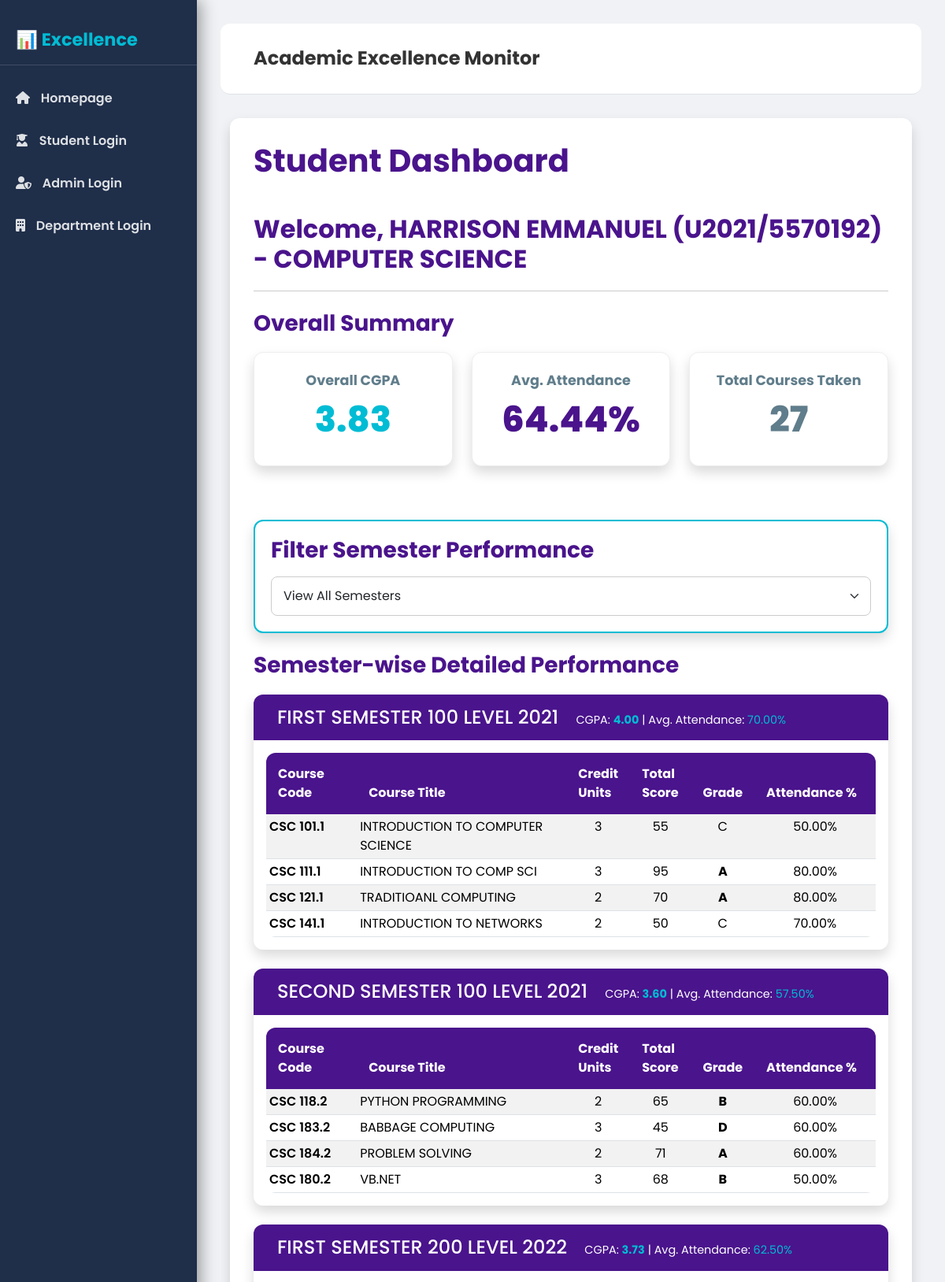
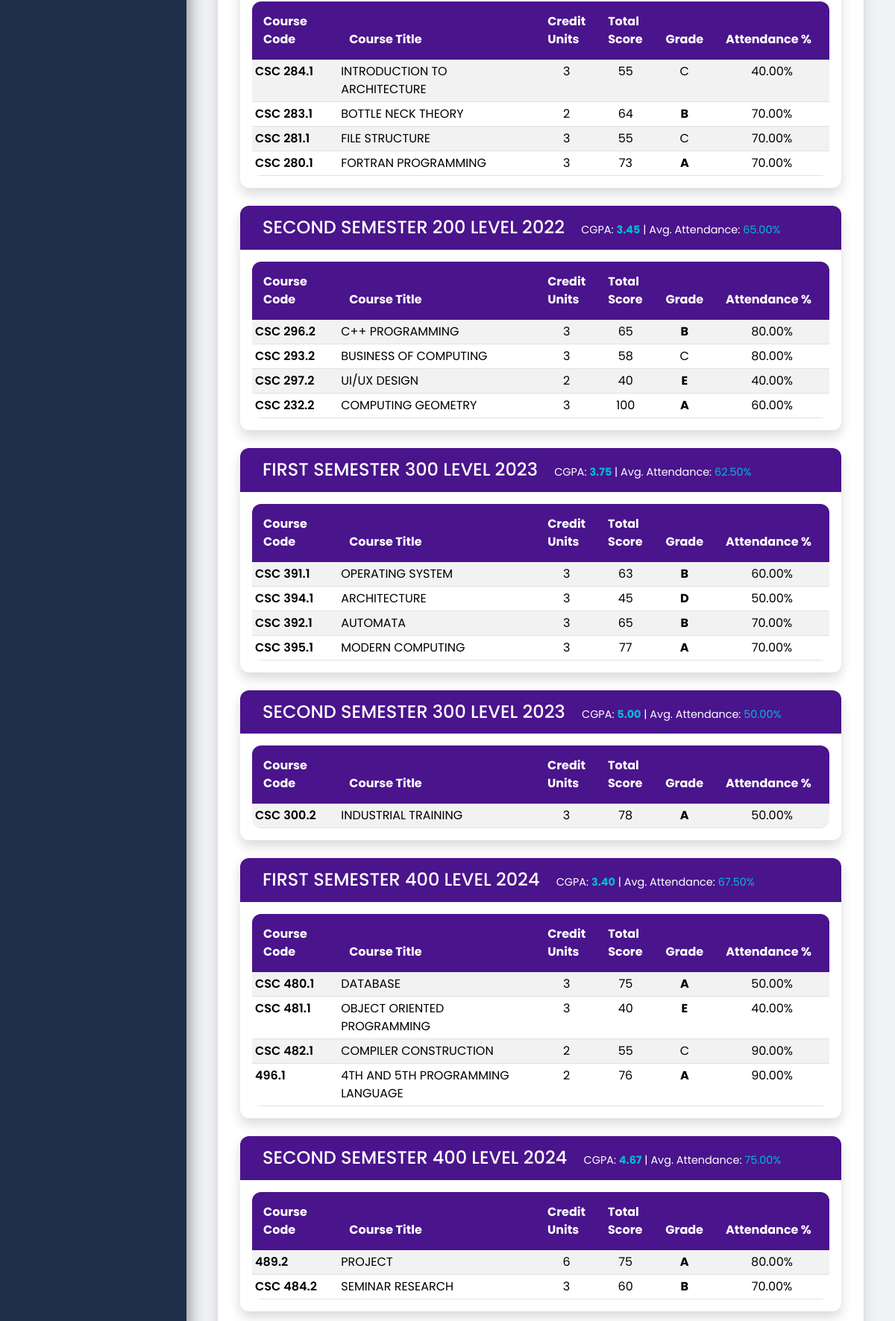
Page /student/dashboard/ (signed in, upper part) on the committed database (2 pictures, top to bottom).
### performance_monitoring/models.py (models this page shows, shortened)
class Student(models.Model):
    student_id = models.CharField(max_length=20, unique=True)
    name = models.CharField(max_length=100)
    email = models.EmailField(unique=True)
    phone_number = models.CharField(max_length=15, blank=True, null=True)
    department = models.ForeignKey(Department, on_delete=models.CASCADE)
    custom_password = models.CharField(max_length=128, blank=True, null=True)

class Department(models.Model):
    name = models.CharField(max_length=100, unique=True)

class Semester(models.Model):
    name = models.CharField(max_length=50)
    academic_year = models.IntegerField()
    start_date = models.DateField(null=True, blank=True)
    end_date = models.DateField(null=True, blank=True)
    class Meta:
        unique_together = ('name', 'academic_year')
        ordering = ['academic_year', 'start_date']

class Enrollment(models.Model):
    student = models.ForeignKey(Student, on_delete=models.CASCADE)
    course = models.ForeignKey(Course, on_delete=models.CASCADE)
    semester = models.ForeignKey(Semester, on_delete=models.CASCADE)
    enrollment_date = models.DateField(auto_now_add=True)
    classes_attended = models.IntegerField(default=0, help_text="Number of classes attended (out of 10)")
    ca_score = models.IntegerField(default=0, validators=[MaxValueValidator(30)], help_text="Continuous Assessment Score (max 30)")
    exam_score = models.IntegerField(default=0, validators=[MaxValueValidator(70)], help_text="Exam Score (max 70)")
    class Meta:
        unique_together = ('student', 'course', 'semester')
    @property
    def attendance_percentage(self):
        if self.classes_attended is not None:
            return (self.classes_attended / 10) * 100
        return 0.0
    @property
    def total_score(self):
        return self.ca_score + self.exam_score
    @property
    def grade(self):
        total = self.total_score
        if 40 <= total <= 44:
            return 'E'
        elif 45 <= total <= 49:
            return 'D'
        elif 50 <= total <= 59:
            return 'C'
        elif 60 <= total <= 69:
            return 'B'
        elif 70 <= total <= 100:
            return 'A'
        else:
            return 'F' # You might want to adjust the default for scores outside the range

class Course(models.Model):
    course_code = models.CharField(max_length=10, unique=True)
    course_title = models.CharField(max_length=200)
    credit_unit = models.IntegerField()
    department = models.ForeignKey(Department, on_delete=models.CASCADE)
    semester = models.ForeignKey(Semester, on_delete=models.CASCADE)

### performance_monitoring/views.py (the view)
# urls.py: path('student/dashboard/', views.student_dashboard, name='student_dashboard'),
def student_dashboard(request, student_id=None):
    if student_id:
        try:
            student = Student.objects.get(student_id=student_id)
        except Student.DoesNotExist:
            messages.error(request, f"Student with ID {student_id} not found.")
            return redirect('department_dashboard')
    else:
        session_student_id = request.session.get('student_id')
        if not session_student_id:
            messages.error(request, "Please log in to view your dashboard.")
            return redirect('student_login')
        try:
            student = Student.objects.get(student_id=session_student_id)
        except Student.DoesNotExist:
            messages.error(request, "Student not found. Please log in again.")
            return redirect('student_login')
    enrollments = Enrollment.objects.filter(student=student).order_by('semester__academic_year', 'semester__name')
    semester_data_raw = {}
    course_performance_data = [] # For the Chart (JSON)
    overall_total_credit_units = 0
    overall_weighted_grade_points = 0
    overall_total_attendance_percentage_sum = 0
    total_enrollments_for_attendance_avg = 0
    total_unique_courses = set() # For Total Courses Count
    for enrollment in enrollments:
        semester = enrollment.semester
        current_total_score = enrollment.total_score
        grade_point = get_grade_point(current_total_score)
        if semester not in semester_data_raw:
            semester_data_raw[semester] = {
                'enrollments': [],
                'total_credit_units': 0,
                'weighted_grade_points': 0,
                'total_attendance': 0,
                'num_courses': 0,
            }
        semester_data_raw[semester]['enrollments'].append(enrollment)
        if current_total_score is not None and enrollment.course.credit_unit > 0:
            semester_data_raw[semester]['total_credit_units'] += enrollment.course.credit_unit
            semester_data_raw[semester]['weighted_grade_points'] += grade_point * enrollment.course.credit_unit
            overall_total_credit_units += enrollment.course.credit_unit
            overall_weighted_grade_points += grade_point * enrollment.course.credit_unit
        semester_data_raw[semester]['total_attendance'] += enrollment.attendance_percentage
        semester_data_raw[semester]['num_courses'] += 1
        overall_total_attendance_percentage_sum += enrollment.attendance_percentage
        total_enrollments_for_attendance_avg += 1
        total_unique_courses.add(enrollment.course.pk)
        course_performance_data.append({
            'course_code': enrollment.course.course_code,
            'total_score': float(current_total_score) if current_total_score is not None else 0.0,
            'attendance_percentage': float(enrollment.attendance_percentage),
        })
    processed_semester_data = {}
    sorted_semesters = sorted(semester_data_raw.keys(), key=lambda s: (s.academic_year, s.start_date if s.start_date else 0))
    for semester in sorted_semesters:
        data = semester_data_raw[semester]
        processed_semester_data[semester] = {
            'enrollments': data['enrollments'],
            'cgpa': (data['weighted_grade_points'] / data['total_credit_units']) if data['total_credit_units'] > 0 else 0,
            'average_attendance': (data['total_attendance'] / data['num_courses']) if data['num_courses'] > 0 else 0,
        }
    overall_cgpa = (overall_weighted_grade_points / overall_total_credit_units) if overall_total_credit_units > 0 else 0
    overall_average_attendance = (overall_total_attendance_percentage_sum / total_enrollments_for_attendance_avg) if total_enrollments_for_attendance_avg > 0 else 0
    context = {
        'student': student,
        'semester_data': processed_semester_data,
        'overall_cgpa': overall_cgpa,
        'overall_average_attendance': overall_average_attendance,
        'total_unique_courses': len(total_unique_courses),
        'course_performance_data_json': json.dumps(course_performance_data),
        'is_admin_view': student_id and request.session.get('department_id') # Flag for showing 'Back to Dashboard' etc.
    }
    return render(request, 'performance_monitoring/student_dashboard.html', context)

### performance_monitoring/views.py (called while the page is built)
def get_grade_point(total_score):
    if total_score is None:
        return 0
    if 70 <= total_score <= 100:
        return 5
    elif 60 <= total_score <= 69:
        return 4
    elif 50 <= total_score <= 59:
        return 3
    elif 45 <= total_score <= 49:
        return 2
    elif 40 <= total_score <= 44:
        return 1
    else:
        return 0

### performance_monitoring/templates/performance_monitoring/student_dashboard.html (shortened to what this page needs)
{% extends "performance_monitoring/base.html" %}
{% block content %}
<div class="content-card">
    <div class="d-flex justify-content-between align-items-center mb-4">
        <h1>Student Dashboard</h1>
    </div>
    <h2 style="color: var(--primary-color);">Welcome, {{ student.name }} ({{ student.student_id }}) - {{ student.department.name }}</h2>
    <hr>
    <h3 class="mt-4">Overall Summary</h3>
    <div class="row mb-5">
        <div class="col-md-4">
            <div class="data-box cgpa">
                <h3>Overall CGPA</h3>
                <p class="{% if overall_cgpa >= 4.0 %}gpa-excellent{% elif overall_cgpa >= 3.0 %}gpa-good{% else %}gpa-poor{% endif %}">
                    {{ overall_cgpa|floatformat:2 }}
                </p>
            </div>
        </div>
        <div class="col-md-4">
            <div class="data-box attendance">
                <h3>Avg. Attendance</h3>
                <p class="{% if overall_average_attendance >= 75 %}gpa-excellent{% elif overall_average_attendance >= 60 %}gpa-good{% else %}gpa-poor{% endif %}">
                    {{ overall_average_attendance|floatformat:2 }}%
                </p>
            </div>
        </div>
        <div class="col-md-4">
            <div class="data-box total">
                <h3>Total Courses Taken</h3>
                <p style="color: var(--neutral-color);">{{ total_unique_courses }}</p>
            </div>
        </div>
    </div>
    <div class="content-card mb-4" style="padding: 20px; border: 2px solid var(--secondary-color);">
        <h3 class="mb-3" style="color: var(--primary-color);">Filter Semester Performance</h3>
        <select id="semester-filter" class="form-select w-100">
            <option value="all">View All Semesters</option>
        </select>
    </div>
    <h3 class="mt-4">Semester-wise Detailed Performance</h3>
    <div id="semester-details">
        {% for semester, data in semester_data.items %}
        <div class="semester-card content-card mb-4 p-0" id="semester-{{ forloop.counter }}">
            <div style="background-color: var(--primary-color); color: var(--text-light); padding: 15px 30px; border-radius: 12px 12px 0 0;">
                <h4 class="mb-0">
                    {{ semester.name }} {{ semester.academic_year }}
                    <small class="ms-3" style="font-size: 0.9rem; font-weight: 400;">
                        CGPA: <span class="{% if data.cgpa >= 4.0 %}gpa-excellent{% elif data.cgpa >= 3.0 %}gpa-good{% else %}gpa-poor{% endif %}" style="color: var(--secondary-color);">{{ data.cgpa|floatformat:2 }}</span> |
                        Avg. Attendance: <span style="color: var(--secondary-color);">{{ data.average_attendance|floatformat:2 }}%</span>
                    </small>
                </h4>
            </div>
            <div class="table-responsive p-3">
                <table class="table table-sm table-striped table-hover table-modern mb-0">
                    <thead>
                        <tr>
                            <th>Course Code</th>
                            <th>Course Title</th>
                            <th>Credit Units</th>
                            <th>Total Score</th>
                            <th>Grade</th>
                            <th>Attendance %</th>
                        </tr>
                    </thead>
                    <tbody>
                        {% for enrollment in data.enrollments %}
                        <tr>
                            <td style="width: 15%; font-weight: 600;">{{ enrollment.course.course_code }}</td>
                            <td style="width: 35%;">{{ enrollment.course.course_title }}</td>
                            <td style="width: 10%; text-align: center;">{{ enrollment.course.credit_unit }}</td>
                            <td style="width: 10%; text-align: center;">{{ enrollment.total_score|default:"N/A" }}</td>
                            <td style="width: 10%; text-align: center;" class="grade-{{ enrollment.grade }}">
                                {{ enrollment.grade }}
                            </td>
                            <td style="width: 20%; text-align: center;">{{ enrollment.attendance_percentage|floatformat:2 }}%</td>
                        </tr>
                        {% endfor %}
                    </tbody>
                </table>
            </div>
        </div>
        {% endfor %}
    </div>
</div>
{% endblock %}

### performance_monitoring/static/css/style.css (style rules this page uses)
:root { --primary-color: #4A148C; --secondary-color: #00BCD4; --background-light: #F0F2F5; --sidebar-bg: #1F2E49; --content-bg: #FFFFFF; --text-dark: #333333; --text-light: #FFFFFF; --shadow-deep: 0 8px 16px rgba(0, 0, 0, 0.15); --border-radius-large: 12px; --success-color: #4CAF50; --danger-color: #E91E63; --neutral-color: #607D8B; }
body { font-family: 'Poppins', sans-serif; background-color: var(--background-light); color: var(--text-dark); }
.content-card { background: var(--content-bg); border-radius: var(--border-radius-large); box-shadow: var(--shadow-deep); padding: 30px; margin-bottom: 30px; }
h1, h2, h3 { font-weight: 700; color: var(--primary-color); margin-bottom: 20px; }
.form-control, .form-select { border-radius: 8px; border: 1px solid #ccc; padding: 12px 15px; }
.data-box { text-align: center; padding: 25px; border-radius: var(--border-radius-large); box-shadow: var(--shadow-deep); background: var(--content-bg); margin-bottom: 20px; transition: transform 0.3s, box-shadow 0.3s; border: 1px solid #eee; }
.data-box h3 { font-size: 1.1rem; color: var(--neutral-color); margin-bottom: 5px; }
.data-box p { font-size: 2.8rem; font-weight: 800; margin: 0; }
.data-box.cgpa p { color: var(--secondary-color); }
.data-box.attendance p { color: var(--primary-color); }
.data-box.total p { color: var(--neutral-color); }
.gpa-excellent, .grade-A { color: var(--success-color); font-weight: 700; }
.gpa-good, .grade-B { color: var(--secondary-color); font-weight: 700; }
.grade-C { color: #FFC107; }
.gpa-poor, .grade-D, .grade-E, .grade-F { color: var(--danger-color); font-weight: 700; }
.table-modern { border-radius: var(--border-radius-large); overflow: hidden; }
.table-modern thead th { background-color: var(--primary-color); color: var(--text-light); font-weight: 700; border: none; padding: 15px; }

### rows in the picture
Student: name "HARRISON EMMANUEL", student_id "U2021/5570192", department.name "COMPUTER SCIENCE"
Semester: name "FIRST SEMESTER 100 LEVEL", academic_year "2021", cgpa "4.00", average_attendance "70.00"
Enrollment: course.course_code "CSC 101.1", course.course_title "INTRODUCTION TO COMPUTER SCIENCE", course.credit_unit "3", total_score "55", grade "C", attendance_percentage "50.00"
Enrollment: course.course_code "CSC 111.1", course.course_title "INTRODUCTION TO COMP SCI", course.credit_unit "3", total_score "95", grade "A", attendance_percentage "80.00"
Enrollment: course.course_code "CSC 121.1", course.course_title "TRADITIOANL COMPUTING", course.credit_unit "2", total_score "70", grade "A", attendance_percentage "80.00"
Enrollment: course.course_code "CSC 141.1", course.course_title "INTRODUCTION TO NETWORKS", course.credit_unit "2", total_score "50", grade "C", attendance_percentage "70.00"
Semester: name "SECOND SEMESTER 100 LEVEL", academic_year "2021", cgpa "3.60", average_attendance "57.50"
Enrollment: course.course_code "CSC 118.2", course.course_title "PYTHON PROGRAMMING", course.credit_unit "2", total_score "65", grade "B", attendance_percentage "60.00"
Enrollment: course.course_code "CSC 183.2", course.course_title "BABBAGE COMPUTING", course.credit_unit "3", total_score "45", grade "D", attendance_percentage "60.00"
Enrollment: course.course_code "CSC 184.2", course.course_title "PROBLEM SOLVING", course.credit_unit "2", total_score "71", grade "A", attendance_percentage "60.00"
Enrollment: course.course_code "CSC 180.2", course.course_title "VB.NET", course.credit_unit "3", total_score "68", grade "B", attendance_percentage "50.00"
Semester: name "FIRST SEMESTER 200 LEVEL", academic_year "2022", cgpa "3.73", average_attendance "62.50"
Enrollment: course.course_code "CSC 284.1", course.course_title "INTRODUCTION TO ARCHITECTURE", course.credit_unit "3", total_score "55", grade "C", attendance_percentage "40.00"
Enrollment: course.course_code "CSC 283.1", course.course_title "BOTTLE NECK THEORY", course.credit_unit "2", total_score "64", grade "B", attendance_percentage "70.00"
Enrollment: course.course_code "CSC 281.1", course.course_title "FILE STRUCTURE", course.credit_unit "3", total_score "55", grade "C", attendance_percentage "70.00"
Enrollment: course.course_code "CSC 280.1", course.course_title "FORTRAN PROGRAMMING", course.credit_unit "3", total_score "73", grade "A", attendance_percentage "70.00"
Semester: name "SECOND SEMESTER 200 LEVEL", academic_year "2022", cgpa "3.45", average_attendance "65.00"
Enrollment: course.course_code "CSC 296.2", course.course_title "C++ PROGRAMMING", course.credit_unit "3", total_score "65", grade "B", attendance_percentage "80.00"
Enrollment: course.course_code "CSC 293.2", course.course_title "BUSINESS OF COMPUTING", course.credit_unit "3", total_score "58", grade "C", attendance_percentage "80.00"
Enrollment: course.course_code "CSC 297.2", course.course_title "UI/UX DESIGN", course.credit_unit "2", total_score "40", grade "E", attendance_percentage "40.00"
Enrollment: course.course_code "CSC 232.2", course.course_title "COMPUTING GEOMETRY", course.credit_unit "3", total_score "100", grade "A", attendance_percentage "60.00"
Semester: name "FIRST SEMESTER 300 LEVEL", academic_year "2023", cgpa "3.75", average_attendance "62.50"
Enrollment: course.course_code "CSC 391.1", course.course_title "OPERATING SYSTEM", course.credit_unit "3", total_score "63", grade "B", attendance_percentage "60.00"
Enrollment: course.course_code "CSC 394.1", course.course_title "ARCHITECTURE", course.credit_unit "3", total_score "45", grade "D", attendance_percentage "50.00"
Enrollment: course.course_code "CSC 392.1", course.course_title "AUTOMATA", course.credit_unit "3", total_score "65", grade "B", attendance_percentage "70.00"
Enrollment: course.course_code "CSC 395.1", course.course_title "MODERN COMPUTING", course.credit_unit "3", total_score "77", grade "A", attendance_percentage "70.00"
Semester: name "SECOND SEMESTER 300 LEVEL", academic_year "2023", cgpa "5.00", average_attendance "50.00"
Enrollment: course.course_code "CSC 300.2", course.course_title "INDUSTRIAL TRAINING", course.credit_unit "3", total_score "78", grade "A", attendance_percentage "50.00"
Semester: name "FIRST SEMESTER 400 LEVEL", academic_year "2024", cgpa "3.40", average_attendance "67.50"
Enrollment: course.course_code "CSC 480.1", course.course_title "DATABASE", course.credit_unit "3", total_score "75", grade "A", attendance_percentage "50.00"
Enrollment: course.course_code "CSC 481.1", course.course_title "OBJECT ORIENTED PROGRAMMING", course.credit_unit "3", total_score "40", grade "E", attendance_percentage "40.00"
Enrollment: course.course_code "CSC 482.1", course.course_title "COMPILER CONSTRUCTION", course.credit_unit "2", total_score "55", grade "C", attendance_percentage "90.00"
Enrollment: course.course_code "496.1", course.course_title "4TH AND 5TH PROGRAMMING LANGUAGE", course.credit_unit "2", total_score "76", grade "A", attendance_percentage "90.00"
Semester: name "SECOND SEMESTER 400 LEVEL", academic_year "2024", cgpa "4.67", average_attendance "75.00"
Enrollment: course.course_code "489.2", course.course_title "PROJECT", course.credit_unit "6", total_score "75", grade "A", attendance_percentage "80.00"
Enrollment: course.course_code "CSC 484.2", course.course_title "SEMINAR RESEARCH", course.credit_unit "3", total_score "60", grade "B", attendance_percentage "70.00"

### other values in the picture
{{ overall_cgpa|floatformat:2 }} "3.83"
{{ overall_average_attendance|floatformat:2 }} "64.44"
{{ total_unique_courses }} "27"
